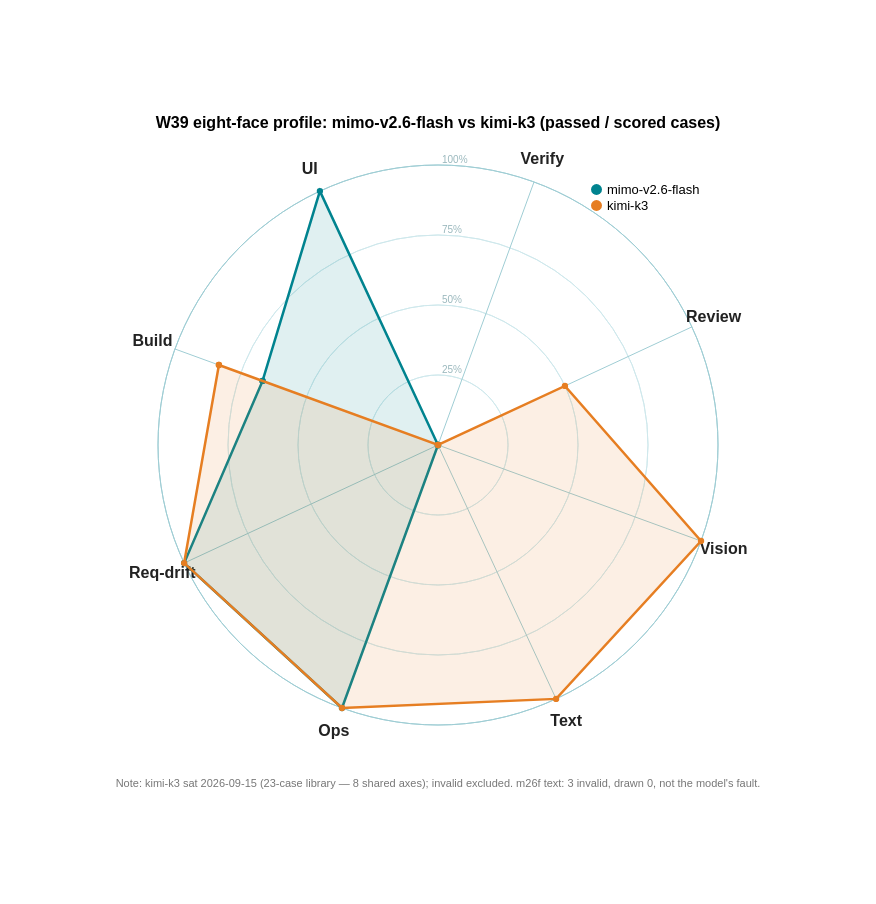

Express this chart as Vega-Lite.
### Vega specification from a JSON file in a GitHub repository (floating-point values rounded to 4 significant figures)
{"$schema": "https://vega.github.io/schema/vega/v5.json", "width": 560, "height": 560, "padding": 115, "title": {"text": "W39 eight-face profile: mimo-v2.6-flash vs kimi-k3 (passed / scored cases)", "fontSize": 16, "anchor": "middle", "offset": 20}, "signals": [{"name": "radius", "update": "width / 2"}], "data": [{"name": "table", "values": [{"key": "Build", "category": "mimo-v2.6-flash", "value": 0.667}, {"key": "UI", "category": "mimo-v2.6-flash", "value": 1.0}, {"key": "Verify", "category": "mimo-v2.6-flash", "value": 0.0}, {"key": "Review", "category": "mimo-v2.6-flash", "value": 0.0}, {"key": "Vision", "category": "mimo-v2.6-flash", "value": 0.0}, {"key": "Text", "category": "mimo-v2.6-flash", "value": 0.0}, {"key": "Ops", "category": "mimo-v2.6-flash", "value": 1.0}, {"key": "Req-drift", "category": "mimo-v2.6-flash", "value": 1.0}, {"key": "Build", "category": "mimo-v2.6-flash", "value": 0.667, "close": true}, {"key": "Build", "category": "kimi-k3", "value": 0.833}, {"key": "UI", "category": "kimi-k3", "value": 0.0}, {"key": "Verify", "category": "kimi-k3", "value": 0.0}, {"key": "Review", "category": "kimi-k3", "value": 0.5}, {"key": "Vision", "category": "kimi-k3", "value": 1.0}, {"key": "Text", "category": "kimi-k3", "value": 1.0}, {"key": "Ops", "category": "kimi-k3", "value": 1.0}, {"key": "Req-drift", "category": "kimi-k3", "value": 1.0}, {"key": "Build", "category": "kimi-k3", "value": 0.833, "close": true}]}, {"name": "keys", "values": ["Build", "UI", "Verify", "Review", "Vision", "Text", "Ops", "Req-drift"]}, {"name": "ticks", "values": [{"f": 0.25}, {"f": 0.5}, {"f": 0.75}, {"f": 1.0}]}], "scales": [{"name": "angular", "type": "point", "domain": {"data": "keys", "field": "data"}, "range": {"signal": "[-PI + 0.35, PI + 0.35 - 2 * PI / 8]"}}, {"name": "radial", "type": "linear", "domain": [0, 1], "range": {"signal": "[0, radius]"}, "zero": true, "nice": false}, {"name": "color", "type": "ordinal", "domain": ["mimo-v2.6-flash", "kimi-k3"], "range": ["#00838F", "#E67E22"]}], "legends": [{"fill": "color", "orient": "top-right", "title": null, "labelFontSize": 13, "symbolSize": 120, "labelLimit": 0}], "marks": [{"type": "arc", "encode": {"enter": {"x": {"signal": "0.5 * width"}, "y": {"signal": "0.5 * height"}, "startAngle": {"value": 0}, "endAngle": {"signal": "2 * PI"}, "innerRadius": {"signal": "0.25 * radius"}, "outerRadius": {"signal": "0.25 * radius"}, "stroke": {"value": "#cfe8ec"}, "strokeWidth": {"value": 1}}}}, {"type": "arc", "encode": {"enter": {"x": {"signal": "0.5 * width"}, "y": {"signal": "0.5 * height"}, "startAngle": {"value": 0}, "endAngle": {"signal": "2 * PI"}, "innerRadius": {"signal": "0.5 * radius"}, "outerRadius": {"signal": "0.5 * radius"}, "stroke": {"value": "#cfe8ec"}, "strokeWidth": {"value": 1}}}}, {"type": "arc", "encode": {"enter": {"x": {"signal": "0.5 * width"}, "y": {"signal": "0.5 * height"}, "startAngle": {"value": 0}, "endAngle": {"signal": "2 * PI"}, "innerRadius": {"signal": "0.75 * radius"}, "outerRadius": {"signal": "0.75 * radius"}, "stroke": {"value": "#cfe8ec"}, "strokeWidth": {"value": 1}}}}, {"type": "arc", "encode": {"enter": {"x": {"signal": "0.5 * width"}, "y": {"signal": "0.5 * height"}, "startAngle": {"value": 0}, "endAngle": {"signal": "2 * PI"}, "innerRadius": {"signal": "1.0 * radius"}, "outerRadius": {"signal": "1.0 * radius"}, "stroke": {"value": "#9fcdd4"}, "strokeWidth": {"value": 1}}}}, {"type": "text", "encode": {"enter": {"x": {"signal": "0.5 * width + 4"}, "y": {"signal": "0.5 * height - datum.f * radius"}, "text": {"signal": "format(datum.f, '.0%')"}, "fontSize": {"value": 10}, "fill": {"value": "#9ab8bd"}, "align": {"value": "left"}, "baseline": {"value": "bottom"}}}, "from": {"data": "ticks"}}, {"type": "rule", "from": {"data": "keys"}, "encode": {"enter": {"x": {"signal": "0.5 * width"}, "y": {"signal": "0.5 * height"}, "x2": {"signal": "0.5 * width + radius * cos(scale('angular', datum.data))"}, "y2": {"signal": "0.5 * height + radius * sin(scale('angular', datum.data))"}, "stroke": {"value": "#9fcdd4"}, "strokeWidth": {"value": 1}}}}, {"type": "text", "from": {"data": "keys"}, "encode": {"enter": {"x": {"signal": "0.5 * width + (radius + 24) * cos(scale('angular', datum.data))"}, "y": {"signal": "0.5 * height + (radius + 24) * sin(scale('angular', datum.data))"}, "text": {"field": "data"}, "fontSize": {"value": 16}, "fontWeight": {"value": "bold"}, "align": {"value": "center"}, "baseline": {"value": "middle"}, "fill": {"value": "#222"}}}}, {"type": "group", "from": {"facet": {"name": "cats", "data": "table", "groupby": "category"}}, "marks": [{"type": "line", "from": {"data": "cats"}, "encode": {"enter": {"x": {"signal": "0.5 * width + scale('radial', datum.value) * cos(scale('angular', datum.key))"}, "y": {"signal": "0.5 * height + scale('radial', datum.value) * sin(scale('angular', datum.key))"}, "stroke": {"scale": "color", "field": {"parent": "category"}}, "strokeWidth": {"value": 2.5}, "fill": {"scale": "color", "field": {"parent": "category"}}, "fillOpacity": {"value": 0.12}}}}, {"type": "symbol", "from": {"data": "cats"}, "encode": {"enter": {"x": {"signal": "0.5 * width + scale('radial', datum.value) * cos(scale('angular', datum.key))"}, "y": {"signal": "0.5 * height + scale('radial', datum.value) * sin(scale('angular', datum.key))"}, "size": {"value": 40}, "fill": {"scale": "color", "field": {"parent": "category"}}}}}]}, {"type": "text", "encode": {"enter": {"x": {"signal": "0.5 * width"}, "y": {"signal": "height + 62"}, "text": {"value": "Note: kimi-k3 sat 2026-09-15 (23-case library — 8 shared axes); invalid excluded. m26f text: 3 invalid, drawn 0, not the model's fault."}, "fontSize": {"value": 11}, "fill": {"value": "#777"}, "align": {"value": "center"}}}}]}
